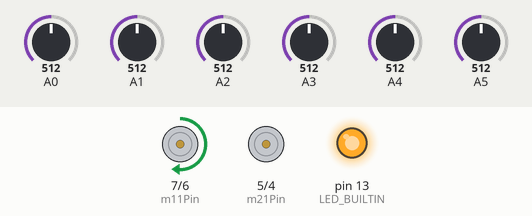
This sketch was run on a simulated Arduino Uno, built with avr-gcc and run on an emulated ATmega328P. Parts: motor-driver pin pairs drawn as motors (green arrow = first pin HIGH = forward, orange = second pin HIGH = backward, longer = more drive, scaled by the enable pin), output pins drawn as LEDs (lit = HIGH). The inputs (shaded band) are chosen by the test bench; at power-on: A0 = 512, A1 = 512, A2 = 512, A3 = 512, A4 = 512, A5 = 512.

Above: at 0.1 s.
At 2.6 s:
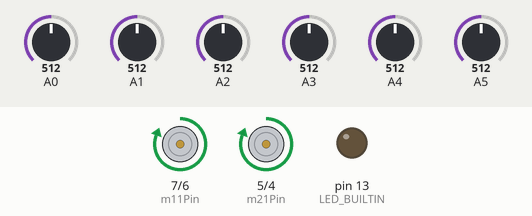
Timing chart, 0 to 4.1 s (numbered marks = the images above):
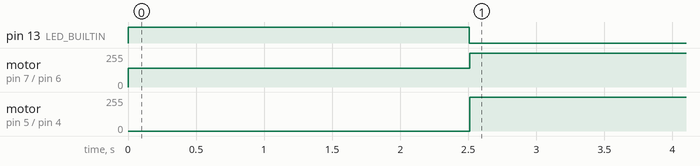

The sketch:

line_follower.ino
```cpp
#include <QTRSensors.h>

const int m11Pin = 7;
const int m12Pin = 6;
const int m21Pin = 5;
const int m22Pin = 4;
const int m1Enable = 11;
const int m2Enable = 10;

int m1Speed = 0; //motor 1 speed
int m2Speed = 0; //motor 2 speed

// gain values
float kp = 14;
float ki = 0.65;
float kd = 2;

// passed to the pid controller
int p = 1;
int i = 0;
int d = 0;

int error = 0;
int lastError = 0;
float pidValue = 0;
const int maxNeglectableError = 45;

const int maxSpeed = 255;
const int minSpeed = -255;
const int baseSpeed = 255;
const int noSpeed = 0;
const int calibrationSpeed = 140;

QTRSensors qtr;
const int sensorCount = 6;
int sensorValues[sensorCount];
int sensors[sensorCount] = {0, 0, 0, 0, 0, 0};
const int minSensorValue = 0;
const int maxSensorValue = 5000;
const int minSensorError = -50;
const int maxSensorError = 50;

const int calibrationTime = 100;

// negative values represent the motor speed in reverse.
void setMotorSpeed(int motor1Speed, int motor2Speed) {
  if (motor1Speed == noSpeed) {
    digitalWrite(m11Pin, LOW);
    digitalWrite(m12Pin, LOW);
    analogWrite(m1Enable, motor1Speed);
  }
  else {
    if (motor1Speed > noSpeed) {
      digitalWrite(m11Pin, HIGH);
      digitalWrite(m12Pin, LOW);
      analogWrite(m1Enable, motor1Speed);
    }
    if (motor1Speed < noSpeed) {
      digitalWrite(m11Pin, LOW);
      digitalWrite(m12Pin, HIGH);
      analogWrite(m1Enable, -motor1Speed);
    }
  }
  if (motor2Speed == noSpeed) {
    digitalWrite(m21Pin, LOW);
    digitalWrite(m22Pin, LOW);
    analogWrite(m2Enable, motor2Speed);
  }
  else {
    if (motor2Speed > noSpeed) {
      digitalWrite(m21Pin, HIGH);
      digitalWrite(m22Pin, LOW);
      analogWrite(m2Enable, motor2Speed);
    }
    if (motor2Speed < noSpeed) {
      digitalWrite(m21Pin, LOW);
      digitalWrite(m22Pin, HIGH);
      analogWrite(m2Enable, -motor2Speed);
    }
  }
}

void moveLeftInPlace() {
  setMotorSpeed(noSpeed, calibrationSpeed);
}

void moveRightInPlace() {
  setMotorSpeed(calibrationSpeed, noSpeed);
}

void calibrateSensors(){
   for (uint16_t i = 0; i < calibrationTime; i++)
  {
    moveLeftInPlace();
    moveRightInPlace();
    qtr.calibrate();
  }
}

void setup() {
  pinMode(m11Pin, OUTPUT);
  pinMode(m12Pin, OUTPUT);
  pinMode(m21Pin, OUTPUT);
  pinMode(m22Pin, OUTPUT);
  pinMode(m1Enable, OUTPUT);
  pinMode(m2Enable, OUTPUT);

  qtr.setTypeAnalog();
  qtr.setSensorPins((const uint8_t[]){A0, A1, A2, A3, A4, A5}, sensorCount);

  pinMode(LED_BUILTIN, OUTPUT);
  digitalWrite(LED_BUILTIN, HIGH); // turn on Arduino's LED to indicate we are in calibration mode
  calibrateSensors();
  digitalWrite(LED_BUILTIN, LOW);
}

void loop() {
  pidControl(kp, ki, kd);
  calculateMotorsSpeed();
  setMotorSpeed(m2Speed, m1Speed);
}

// calculate PID value based on error, kp, kd, ki, p, i and d.
void pidControl(float kp, float ki, float kd) {
  error = map(qtr.readLineBlack(sensorValues), minSensorValue, maxSensorValue, minSensorError, maxSensorError);

  if(abs(error) < maxNeglectableError){
    error = 0;
  }
  p = error;
  i = i + error;
  d = error - lastError;
  lastError = error;

  pidValue = kp * p + ki * i + kd * d;
}

// calculates the motor speeds based on the speed provided by pid controller
void calculateMotorsSpeed() {
  m1Speed = baseSpeed;
  m2Speed = baseSpeed;

  if (error < 0) {
    m1Speed += pidValue;
  } else if (error > 0) {
    m2Speed -= pidValue;
  }

  m1Speed = constrain(m1Speed, minSpeed, maxSpeed);
  m2Speed = constrain(m2Speed, minSpeed, maxSpeed);
}
```

Measured:
- by itself, motor on pin 7 (m11Pin) / pin 6 (m12Pin): stopped → forward 140/255 at 0.00 s, → forward 255/255 2.5 s later
- by itself, motor on pin 5 (m21Pin) / pin 4 (m22Pin): stopped → forward 255/255 at 2.5 s
